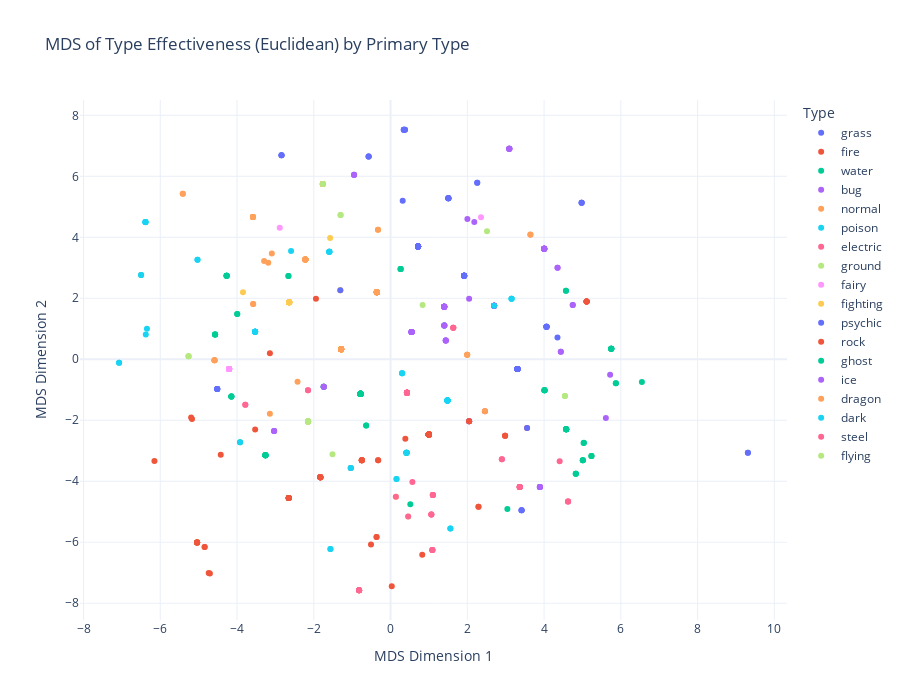

Here is the notebook cell this chart was saved with:
### Code cell
# Create interactive scatter plot for type effectiveness MDS (Euclidean) colored by type1
if 'type1' in pokemon_clean.columns and len(type_cols) > 0:
    fig = px.scatter(
        pokemon_clean, 
        x='mds_type_euclidean_x', 
        y='mds_type_euclidean_y',
        color='type1',
        hover_name='name' if 'name' in pokemon_clean.columns else None,
        title='MDS of Type Effectiveness (Euclidean) by Primary Type',
        labels={'mds_type_euclidean_x': 'MDS Dimension 1', 'mds_type_euclidean_y': 'MDS Dimension 2'},
        template='plotly_white'
    )
    fig.update_layout(
        legend_title_text='Type',
        height=700,
        width=900
    )
    fig.show()

### Figure 1 — Plotly figure (JSON) as saved in the notebook; plotly's stock layout.template omitted (floating-point values rounded to 4 significant figures)
{"data": [{"hovertemplate": "<b>%{hovertext}</b><br><br>type1=grass<br>MDS Dimension 1=%{x}<br>MDS Dimension 2=%{y}<extra></extra>", "hovertext": ["Bulbasaur", "Ivysaur", "Venusaur", "Oddish", "Gloom", "Vileplume", "Bellsprout", "Weepinbell", "Victreebel", "Exeggcute", "Exeggutor", "Tangela", "Chikorita", "Bayleef", "Meganium", "Bellossom", "Hoppip", "Skiploom", "Jumpluff", "Sunkern", "Sunflora", "Treecko", "Grovyle", "Sceptile", "Seedot", "Nuzleaf", "Shiftry", "Shroomish", "Breloom", "Roselia", "Cacnea", "Cacturne", "Tropius", "Turtwig", "Grotle", "Torterra", "Budew", "Roserade", "Cherubi", "Cherrim", "Carnivine", "Snover", "Abomasnow", "Tangrowth", "Leafeon", "Shaymin", "Snivy", "Servine", "Serperior", "Pansage", "Simisage", "Cottonee", "Whimsicott", "Petilil", "Lilligant", "Maractus", "Foongus", "Amoonguss", "Ferroseed", "Ferrothorn", "Virizion", "Chespin", "Quilladin", "Chesnaught", "Skiddo", "Gogoat", "Rowlet", "Dartrix", "Decidueye", "Fomantis", "Lurantis", "Morelull", "Shiinotic", "Bounsweet", "Steenee", "Tsareena", "Tapu Bulu", "Kartana"], "legendgroup": "grass", "marker": {"color": "#636efa", "symbol": "circle"}, "mode": "markers", "name": "grass", "orientation": "v", "showlegend": true, "type": "scatter", "x": [1.917, 1.917, 1.917, 1.917, 1.917, 1.917, 1.917, 1.917, 1.917, 4.979, 4.979, 0.7167, 0.7167, 0.7167, 0.7167, 0.7167, 1.506, 1.506, 1.506, 0.7167, 0.7167, 0.7167, 0.7167, 0.7167, 0.7167, -2.842, -2.842, 0.7167, -0.5712, 1.917, 0.7167, -2.842, 1.506, 0.7167, 0.7167, 0.3162, 1.917, 1.917, 0.7167, 0.7167, 0.7167, 2.258, 2.259, 0.7167, 0.7167, 0.7167, 0.7167, 0.7167, 0.7167, 0.7167, 0.7167, 0.344, 0.345, 0.7167, 0.7167, 0.7167, 1.917, 1.917, 3.414, 3.414, -0.5712, 0.7167, 0.7167, -0.5712, 0.7167, 0.7167, 1.506, 1.506, 5.751, 0.7167, 0.7167, 0.376, 0.3451, 0.7167, 0.7167, 0.7167, 0.3749, 3.414], "xaxis": "x", "y": [2.741, 2.741, 2.741, 2.741, 2.741, 2.741, 2.741, 2.741, 2.741, 5.129, 5.129, 3.696, 3.696, 3.696, 3.696, 3.696, 5.277, 5.277, 5.277, 3.696, 3.696, 3.696, 3.696, 3.696, 3.696, 6.686, 6.686, 3.696, 6.65, 2.741, 3.696, 6.687, 5.277, 3.696, 3.696, 5.195, 2.741, 2.741, 3.696, 3.696, 3.696, 5.787, 5.787, 3.696, 3.696, 3.696, 3.696, 3.696, 3.696, 3.696, 3.696, 7.527, 7.526, 3.696, 3.696, 3.696, 2.741, 2.741, -4.947, -4.947, 6.65, 3.696, 3.696, 6.65, 3.696, 3.696, 5.277, 5.277, 0.3483, 3.696, 3.696, 7.524, 7.526, 3.696, 3.696, 3.696, 7.524, -4.947], "yaxis": "y"}, {"hovertemplate": "<b>%{hovertext}</b><br><br>type1=fire<br>MDS Dimension 1=%{x}<br>MDS Dimension 2=%{y}<extra></extra>", "hovertext": ["Charmander", "Charmeleon", "Charizard", "Vulpix", "Ninetales", "Growlithe", "Arcanine", "Ponyta", "Rapidash", "Magmar", "Flareon", "Moltres", "Cyndaquil", "Quilava", "Typhlosion", "Slugma", "Magcargo", "Magby", "Entei", "Ho-Oh", "Torchic", "Combusken", "Blaziken", "Numel", "Camerupt", "Torkoal", "Chimchar", "Monferno", "Infernape", "Magmortar", "Heatran", "Tepig", "Pignite", "Emboar", "Pansear", "Simisear", "Darumaka", "Darmanitan", "Heatmor", "Fennekin", "Braixen", "Delphox", "Fletchinder", "Talonflame", "Litleo", "Pyroar", "Volcanion", "Litten", "Torracat", "Incineroar", "Oricorio", "Turtonator"], "legendgroup": "fire", "marker": {"color": "#EF553B", "symbol": "circle"}, "mode": "markers", "name": "fire", "orientation": "v", "showlegend": true, "type": "scatter", "x": [0.9936, 0.9936, 5.108, 0.9936, 0.9936, 0.9936, 0.9936, 0.9936, 0.9936, 0.9936, 0.9936, 5.108, 0.9936, 0.9936, 0.9936, 0.9936, 0.03128, 0.9936, 0.9936, 5.108, 0.9936, -0.7496, -0.7495, -0.3656, -0.3656, 0.9936, 0.9936, -0.7495, -0.7495, 0.9936, 0.8256, 0.9936, -0.7495, -0.7495, 0.9936, 0.9936, 0.9936, 0.9936, 0.9936, 0.9936, 0.9936, 3.557, 5.108, 5.108, -0.3237, -0.3237, 0.385, 0.9936, 0.9936, -1.037, 5.108, 2.458], "xaxis": "x", "y": [-2.465, -2.465, 1.892, -2.465, -2.465, -2.465, -2.465, -2.465, -2.465, -2.465, -2.465, 1.892, -2.465, -2.465, -2.465, -2.465, -7.441, -2.465, -2.465, 1.892, -2.465, -3.308, -3.308, -5.831, -5.831, -2.465, -2.465, -3.308, -3.308, -2.465, -6.411, -2.465, -3.308, -3.308, -2.465, -2.465, -2.465, -2.465, -2.465, -2.465, -2.465, -2.255, 1.892, 1.892, -3.307, -3.307, -2.606, -2.465, -2.465, -3.563, 1.892, -1.707], "yaxis": "y"}, {"hovertemplate": "<b>%{hovertext}</b><br><br>type1=water<br>MDS Dimension 1=%{x}<br>MDS Dimension 2=%{y}<extra></extra>", "hovertext": ["Squirtle", "Wartortle", "Blastoise", "Psyduck", "Golduck", "Poliwag", "Poliwhirl", "Poliwrath", "Tentacool", "Tentacruel", "Slowpoke", "Slowbro", "Seel", "Dewgong", "Shellder", "Cloyster", "Krabby", "Kingler", "Horsea", "Seadra", "Goldeen", "Seaking", "Staryu", "Starmie", "Magikarp", "Gyarados", "Lapras", "Vaporeon", "Totodile", "Croconaw", "Feraligatr", "Chinchou", "Lanturn", "Marill", "Azumarill", "Politoed", "Wooper", "Quagsire", "Slowking", "Qwilfish", "Corsola", "Remoraid", "Octillery", "Mantine", "Kingdra", "Suicune", "Mudkip", "Marshtomp", "Swampert", "Lotad", "Lombre", "Ludicolo", "Wingull", "Pelipper", "Carvanha", "Sharpedo", "Wailmer", "Wailord", "Barboach", "Whiscash", "Corphish", "Crawdaunt", "Feebas", "Milotic", "Clamperl", "Huntail", "Gorebyss", "Relicanth", "Luvdisc", "Kyogre", "Piplup", "Prinplup", "Empoleon", "Buizel", "Floatzel", "Shellos", "Gastrodon", "Finneon", "Lumineon", "Mantyke", "Palkia", "Phione", "Manaphy", "Oshawott", "Dewott", "Samurott", "Panpour", "Simipour", "Tympole", "Palpitoad", "Seismitoad", "Basculin", "Tirtouga", "Carracosta", "Ducklett", "Swanna", "Frillish", "Jellicent", "Alomomola", "Keldeo", "Froakie", "Frogadier", "Greninja", "Clauncher", "Clawitzer", "Popplio", "Brionne", "Primarina", "Wishiwashi", "Dewpider", "Araquanid", "Pyukumuku", "Bruxish", "Tapu Fini"], "legendgroup": "water", "marker": {"color": "#00cc96", "symbol": "circle"}, "mode": "markers", "name": "water", "orientation": "v", "showlegend": true, "type": "scatter", "x": [-0.7825, -0.7825, -0.7825, -0.7825, -0.7825, -0.7825, -0.7825, -3.995, 0.416, 0.416, 4.012, 4.012, -0.7825, -1.742, -0.7825, -1.742, -0.7825, -0.7825, -0.7825, -0.7825, -0.7825, -0.7825, -0.7825, 4.012, -0.7825, -4.272, -1.742, -0.7825, -0.7825, -0.7825, -0.7825, -0.6358, -0.6358, -4.149, -4.149, -0.7825, -3.261, -3.261, 4.012, 0.416, -2.653, -0.7825, -0.7825, -4.272, -2.662, -0.7825, -0.7825, -3.261, -3.261, 0.2618, 0.2618, 0.2618, -4.272, -4.272, -4.573, -4.573, -0.7825, -0.7825, -3.261, -3.261, -0.7825, -4.573, -0.7825, -0.7825, -0.7825, -0.7825, -0.7825, -2.653, -0.7825, -0.7825, -0.7825, -0.7825, 0.5144, -0.7825, -0.7825, -0.7825, -3.261, -0.7825, -0.7825, 4.57, -2.662, -0.7825, -0.7825, -0.7825, -0.7825, -0.7825, -0.7825, -0.7825, -0.7825, -3.261, -3.261, -0.7825, -2.653, -2.653, 4.57, -4.272, 5.039, 5.028, -0.7825, -3.995, -0.7825, -0.7825, -4.573, -0.7825, -0.7825, -0.7825, -0.7825, -4.149, -0.7825, 1.4, 1.4, -0.7825, 4.012, -4.149], "xaxis": "x", "y": [-1.132, -1.132, -1.132, -1.132, -1.132, -1.132, -1.132, 1.489, -3.066, -3.066, -1.014, -1.014, -1.132, -0.8972, -1.132, -0.8972, -1.132, -1.132, -1.132, -1.132, -1.132, -1.132, -1.132, -1.014, -1.132, 2.741, -0.8972, -1.132, -1.132, -1.132, -1.132, -2.171, -2.171, -1.22, -1.22, -1.132, -3.147, -3.147, -1.014, -3.066, -4.548, -1.132, -1.132, 2.741, 2.732, -1.132, -1.132, -3.147, -3.147, 2.96, 2.96, 2.96, 2.741, 2.741, 0.8163, 0.8163, -1.132, -1.132, -3.147, -3.147, -1.132, 0.8163, -1.132, -1.132, -1.132, -1.132, -1.132, -4.548, -1.132, -1.132, -1.132, -1.132, -4.755, -1.132, -1.132, -1.132, -3.147, -1.132, -1.132, 2.246, 2.732, -1.132, -1.132, -1.132, -1.132, -1.132, -1.132, -1.132, -1.132, -3.147, -3.147, -1.132, -4.548, -4.548, 2.246, 2.741, -2.733, -2.748, -1.132, 1.489, -1.132, -1.132, 0.8163, -1.132, -1.132, -1.132, -1.132, -1.22, -1.132, 1.106, 1.106, -1.132, -1.014, -1.22], "yaxis": "y"}, {"hovertemplate": "<b>%{hovertext}</b><br><br>type1=bug<br>MDS Dimension 1=%{x}<br>MDS Dimension 2=%{y}<extra></extra>", "hovertext": ["Caterpie", "Metapod", "Butterfree", "Weedle", "Kakuna", "Beedrill", "Paras", "Parasect", "Venonat", "Venomoth", "Scyther", "Pinsir", "Ledyba", "Ledian", "Spinarak", "Ariados", "Yanma", "Pineco", "Forretress", "Scizor", "Shuckle", "Heracross", "Wurmple", "Silcoon", "Beautifly", "Cascoon", "Dustox", "Surskit", "Masquerain", "Nincada", "Ninjask", "Shedinja", "Volbeat", "Illumise", "Kricketot", "Kricketune", "Burmy", "Wormadam", "Mothim", "Combee", "Vespiquen", "Yanmega", "Sewaddle", "Swadloon", "Leavanny", "Venipede", "Whirlipede", "Scolipede", "Dwebble", "Crustle", "Karrablast", "Escavalier", "Joltik", "Galvantula", "Shelmet", "Accelgor", "Durant", "Larvesta", "Volcarona", "Genesect", "Scatterbug", "Spewpa", "Vivillon", "Grubbin", "Charjabug", "Vikavolt", "Cutiefly", "Ribombee", "Wimpod", "Golisopod", "Buzzwole", "Pheromosa"], "legendgroup": "bug", "marker": {"color": "#ab63fa", "symbol": "circle"}, "mode": "markers", "name": "bug", "orientation": "v", "showlegend": true, "type": "scatter", "x": [1.397, 1.397, 4.003, 2.698, 2.698, 2.698, 3.093, 3.093, 2.698, 2.698, 4.003, 1.397, 4.003, 4.003, 2.698, 2.698, 4.003, 1.397, 3.891, 3.891, 2.047, -0.9511, 1.397, 1.397, 4.003, 1.397, 2.698, 1.4, 4.003, 2.046, 4.003, 5.721, 1.397, 1.397, 1.397, 1.397, 1.397, 3.093, 4.003, 4.003, 4.003, 4.003, 3.093, 3.093, 3.093, 2.698, 2.698, 2.698, 2.047, 2.047, 1.397, 3.891, 1.438, 1.438, 1.397, 1.397, 3.891, 4.747, 4.747, 3.891, 1.397, 1.397, 4.003, 1.397, 1.438, 1.438, 2.002, 2.181, 1.4, 1.4, -0.9511, -0.9511], "xaxis": "x", "y": [1.719, 1.719, 3.628, 1.758, 1.758, 1.758, 6.9, 6.9, 1.758, 1.758, 3.628, 1.719, 3.628, 3.628, 1.758, 1.758, 3.628, 1.719, -4.19, -4.19, -2.035, 6.047, 1.719, 1.719, 3.628, 1.719, 1.758, 1.106, 3.628, 1.986, 3.628, -0.507, 1.719, 1.719, 1.719, 1.719, 1.719, 6.9, 3.628, 3.628, 3.628, 3.628, 6.9, 6.9, 6.9, 1.758, 1.758, 1.758, -2.035, -2.035, 1.719, -4.19, 0.614, 0.614, 1.719, 1.719, -4.19, 1.781, 1.781, -4.19, 1.719, 1.719, 3.628, 1.719, 0.614, 0.614, 4.596, 4.504, 1.106, 1.106, 6.047, 6.047], "yaxis": "y"}, {"hovertemplate": "<b>%{hovertext}</b><br><br>type1=normal<br>MDS Dimension 1=%{x}<br>MDS Dimension 2=%{y}<extra></extra>", "hovertext": ["Pidgey", "Pidgeotto", "Pidgeot", "Rattata", "Raticate", "Spearow", "Fearow", "Jigglypuff", "Wigglytuff", "Meowth", "Persian", "Farfetch'd", "Doduo", "Dodrio", "Lickitung", "Chansey", "Kangaskhan", "Tauros", "Ditto", "Eevee", "Porygon", "Snorlax", "Sentret", "Furret", "Hoothoot", "Noctowl", "Igglybuff", "Aipom", "Girafarig", "Dunsparce", "Teddiursa", "Ursaring", "Porygon2", "Stantler", "Smeargle", "Miltank", "Blissey", "Zigzagoon", "Linoone", "Taillow", "Swellow", "Slakoth", "Vigoroth", "Slaking", "Whismur", "Loudred", "Exploud", "Azurill", "Skitty", "Delcatty", "Spinda", "Swablu", "Zangoose", "Castform", "Kecleon", "Starly", "Staravia", "Staraptor", "Bidoof", "Bibarel", "Ambipom", "Buneary", "Lopunny", "Glameow", "Purugly", "Happiny", "Chatot", "Munchlax", "Lickilicky", "Porygon-Z", "Regigigas", "Arceus", "Patrat", "Watchog", "Lillipup", "Herdier", "Stoutland", "Pidove", "Tranquill", "Unfezant", "Audino", "Minccino", "Cinccino", "Deerling", "Sawsbuck", "Bouffalant", "Rufflet", "Braviary", "Meloetta", "Bunnelby", "Diggersby", "Fletchling", "Furfrou", "Pikipek", "Trumbeak", "Toucannon", "Yungoos", "Gumshoos", "Stufful", "Bewear", "Oranguru", "Type: Null", "Silvally", "Komala", "Drampa"], "legendgroup": "normal", "marker": {"color": "#FFA15A", "symbol": "circle"}, "mode": "markers", "name": "normal", "orientation": "v", "showlegend": true, "type": "scatter", "x": [-0.3587, -0.3587, -0.3587, -1.289, -1.289, -0.3587, -0.3587, -4.588, -4.588, -1.289, -1.289, -0.3587, -0.3587, -0.3587, -1.289, -1.289, -1.289, -1.289, -1.289, -1.289, -1.289, -1.289, -1.289, -1.289, -0.3587, -0.3587, -4.588, -1.289, 1.997, -1.289, -1.289, -1.289, -1.289, -1.289, -1.289, -1.289, -1.289, -1.289, -1.289, -0.3587, -0.3587, -1.289, -1.289, -1.289, -1.289, -1.289, -1.289, -4.588, -1.289, -1.289, -1.289, -0.3587, -1.289, -1.289, -1.289, -0.3587, -0.3587, -0.3587, -1.289, -2.424, -1.289, -1.289, -1.289, -1.289, -1.289, -1.289, -0.3587, -1.289, -1.289, -1.289, -1.289, -1.289, -1.289, -1.289, -1.289, -1.289, -1.289, -0.3587, -0.3587, -0.3587, -1.289, -1.289, -1.289, -0.3281, -0.3281, -1.289, -0.3587, -0.3587, 1.997, -1.289, -3.145, -0.3587, -1.289, -0.3587, -0.3587, -0.3587, -1.289, -1.289, -3.581, -3.581, 1.997, -1.289, -1.289, -1.289, -3.295], "xaxis": "x", "y": [2.2, 2.2, 2.2, 0.3266, 0.3266, 2.2, 2.2, -0.03021, -0.03021, 0.3266, 0.3266, 2.2, 2.2, 2.2, 0.3266, 0.3266, 0.3266, 0.3266, 0.3266, 0.3266, 0.3266, 0.3266, 0.3266, 0.3266, 2.2, 2.2, -0.03021, 0.3266, 0.1501, 0.3266, 0.3266, 0.3266, 0.3266, 0.3266, 0.3266, 0.3266, 0.3266, 0.3266, 0.3266, 2.2, 2.2, 0.3266, 0.3266, 0.3266, 0.3266, 0.3266, 0.3266, -0.03022, 0.3266, 0.3266, 0.3266, 2.2, 0.3266, 0.3266, 0.3266, 2.2, 2.2, 2.2, 0.3266, -0.7395, 0.3266, 0.3266, 0.3266, 0.3266, 0.3266, 0.3266, 2.2, 0.3266, 0.3266, 0.3266, 0.3266, 0.3266, 0.3266, 0.3266, 0.3266, 0.3266, 0.3266, 2.2, 2.2, 2.2, 0.3266, 0.3266, 0.3266, 4.251, 4.251, 0.3266, 2.2, 2.2, 0.1501, 0.3266, -1.786, 2.2, 0.3266, 2.2, 2.2, 2.2, 0.3266, 0.3266, 1.814, 1.814, 0.1501, 0.3266, 0.3266, 0.3266, 3.227], "yaxis": "y"}, {"hovertemplate": "<b>%{hovertext}</b><br><br>type1=poison<br>MDS Dimension 1=%{x}<br>MDS Dimension 2=%{y}<extra></extra>", "hovertext": ["Ekans", "Arbok", "Nidoran♀", "Nidorina", "Nidoqueen", "Nidoran♂", "Nidorino", "Nidoking", "Zubat", "Golbat", "Grimer", "Muk", "Koffing", "Weezing", "Crobat", "Gulpin", "Swalot", "Seviper", "Stunky", "Skuntank", "Skorupi", "Drapion", "Croagunk", "Toxicroak", "Trubbish", "Garbodor", "Skrelp", "Dragalge", "Mareanie", "Toxapex", "Salandit", "Salazzle"], "legendgroup": "poison", "marker": {"color": "#19d3f3", "symbol": "circle"}, "mode": "markers", "name": "poison", "orientation": "v", "showlegend": true, "type": "scatter", "x": [1.483, 1.483, 1.483, 1.483, 0.1545, 1.483, 1.483, 0.1545, 3.153, 3.153, 1.483, 1.483, 1.483, 1.483, 3.153, 1.483, 1.483, 1.483, 0.3014, 0.3014, 2.698, 0.3014, -7.074, -7.074, 1.483, 1.483, 0.416, -2.593, 0.416, 0.416, 1.559, 1.559], "xaxis": "x", "y": [-1.355, -1.355, -1.355, -1.355, -3.924, -1.355, -1.355, -3.924, 1.988, 1.988, -1.355, -1.355, -1.355, -1.355, 1.988, -1.355, -1.355, -1.355, -0.4544, -0.4544, 1.758, -0.4544, -0.1116, -0.1114, -1.355, -1.355, -3.066, 3.552, -3.066, -3.066, -5.548, -5.548], "yaxis": "y"}, {"hovertemplate": "<b>%{hovertext}</b><br><br>type1=electric<br>MDS Dimension 1=%{x}<br>MDS Dimension 2=%{y}<extra></extra>", "hovertext": ["Pikachu", "Raichu", "Magnemite", "Magneton", "Voltorb", "Electrode", "Electabuzz", "Jolteon", "Zapdos", "Pichu", "Mareep", "Flaaffy", "Ampharos", "Elekid", "Raikou", "Electrike", "Manectric", "Plusle", "Minun", "Shinx", "Luxio", "Luxray", "Pachirisu", "Magnezone", "Electivire", "Rotom", "Blitzle", "Zebstrika", "Emolga", "Tynamo", "Eelektrik", "Eelektross", "Thundurus", "Helioptile", "Heliolisk", "Dedenne", "Togedemaru", "Tapu Koko", "Xurkitree"], "legendgroup": "electric", "marker": {"color": "#FF6692", "symbol": "circle"}, "mode": "markers", "name": "electric", "orientation": "v", "showlegend": true, "type": "scatter", "x": [0.4275, 0.4275, 1.089, 1.089, 0.4275, 0.4275, 0.4275, 0.4275, 1.634, 0.4275, 0.4275, 0.4275, 0.4275, 0.4275, 0.4275, 0.4275, 0.4275, 0.4275, 0.4275, 0.4275, 0.4275, 0.4275, 0.4275, 1.089, 0.4275, 4.406, 0.4275, 0.4275, 1.634, 0.4275, 0.4275, 0.4275, 1.634, -2.151, -2.151, -3.785, 1.089, -3.785, 0.4275], "xaxis": "x", "y": [-1.094, -1.094, -6.254, -6.254, -1.094, -1.094, -1.094, -1.094, 1.033, -1.094, -1.094, -1.094, -1.094, -1.094, -1.094, -1.094, -1.094, -1.094, -1.094, -1.094, -1.094, -1.094, -1.094, -6.254, -1.094, -3.344, -1.094, -1.094, 1.033, -1.094, -1.094, -1.094, 1.033, -1.016, -1.016, -1.493, -6.254, -1.493, -1.094], "yaxis": "y"}, {"hovertemplate": "<b>%{hovertext}</b><br><br>type1=ground<br>MDS Dimension 1=%{x}<br>MDS Dimension 2=%{y}<extra></extra>", "hovertext": ["Sandshrew", "Sandslash", "Diglett", "Dugtrio", "Cubone", "Marowak", "Rhyhorn", "Rhydon", "Gligar", "Phanpy", "Donphan", "Trapinch", "Vibrava", "Flygon", "Baltoy", "Claydol", "Groudon", "Hippopotas", "Hippowdon", "Rhyperior", "Gliscor", "Drilbur", "Excadrill", "Sandile", "Krokorok", "Krookodile", "Stunfisk", "Golett", "Golurk", "Landorus", "Mudbray", "Mudsdale"], "legendgroup": "ground", "marker": {"color": "#B6E880", "symbol": "circle"}, "mode": "markers", "name": "ground", "orientation": "v", "showlegend": true, "type": "scatter", "x": [-2.15, -2.15, -2.15, -2.15, -2.15, -2.15, -5.041, -5.041, -1.303, -2.15, -2.15, -2.15, -3.587, -3.587, 4.544, 4.544, -2.15, -2.15, -2.15, -5.041, 2.513, -2.15, 0.4584, -5.264, -5.264, -5.264, -1.514, 5.235, 5.235, -1.303, -2.15, -2.15], "xaxis": "x", "y": [-2.044, -2.044, -2.044, -2.044, -2.044, -2.044, -6.004, -6.005, 4.731, -2.044, -2.044, -2.044, 4.667, 4.667, -1.207, -1.207, -2.044, -2.044, -2.044, -6.004, 4.2, -2.044, -5.153, 0.1003, 0.1022, 0.1002, -3.112, -3.168, -3.168, 4.731, -2.044, -2.044], "yaxis": "y"}, {"hovertemplate": "<b>%{hovertext}</b><br><br>type1=fairy<br>MDS Dimension 1=%{x}<br>MDS Dimension 2=%{y}<extra></extra>", "hovertext": ["Clefairy", "Clefable", "Cleffa", "Togepi", "Togetic", "Snubbull", "Granbull", "Togekiss", "Flabébé", "Floette", "Florges", "Spritzee", "Aromatisse", "Swirlix", "Slurpuff", "Sylveon", "Xerneas", "Comfey"], "legendgroup": "fairy", "marker": {"color": "#FF97FF", "symbol": "circle"}, "mode": "markers", "name": "fairy", "orientation": "v", "showlegend": true, "type": "scatter", "x": [-4.207, -4.207, -4.207, -4.207, 2.356, -4.207, -4.207, -2.887, -4.207, -4.207, -4.207, -4.207, -4.207, -4.207, -4.207, -4.207, -4.207, -4.207], "xaxis": "x", "y": [-0.3226, -0.3223, -0.3223, -0.3226, 4.653, -0.3223, -0.3226, 4.314, -0.3223, -0.3223, -0.3223, -0.3226, -0.3223, -0.3226, -0.3226, -0.3226, -0.3223, -0.3226], "yaxis": "y"}, {"hovertemplate": "<b>%{hovertext}</b><br><br>type1=fighting<br>MDS Dimension 1=%{x}<br>MDS Dimension 2=%{y}<extra></extra>", "hovertext": ["Mankey", "Primeape", "Machop", "Machoke", "Machamp", "Hitmonlee", "Hitmonchan", "Tyrogue", "Hitmontop", "Makuhita", "Hariyama", "Meditite", "Medicham", "Riolu", "Lucario", "Timburr", "Gurdurr", "Conkeldurr", "Throh", "Sawk", "Mienfoo", "Mienshao", "Pancham", "Pangoro", "Hawlucha", "Crabrawler", "Crabominable", "Passimian"], "legendgroup": "fighting", "marker": {"color": "#FECB52", "symbol": "circle"}, "mode": "markers", "name": "fighting", "orientation": "v", "showlegend": true, "type": "scatter", "x": [-2.642, -2.642, -2.642, -2.642, -2.642, -2.642, -2.642, -2.642, -2.642, -2.642, -2.642, -1.31, -1.31, -2.642, 0.1379, -2.642, -2.642, -2.642, -2.642, -2.642, -2.642, -2.642, -2.642, -6.501, -1.575, -2.642, -3.846, -2.642], "xaxis": "x", "y": [1.871, 1.871, 1.871, 1.871, 1.871, 1.871, 1.871, 1.871, 1.871, 1.871, 1.871, 2.267, 2.267, 1.871, -4.507, 1.871, 1.871, 1.871, 1.871, 1.871, 1.871, 1.871, 1.871, 2.766, 3.981, 1.871, 2.201, 1.871], "yaxis": "y"}, {"hovertemplate": "<b>%{hovertext}</b><br><br>type1=psychic<br>MDS Dimension 1=%{x}<br>MDS Dimension 2=%{y}<extra></extra>", "hovertext": ["Abra", "Kadabra", "Alakazam", "Drowzee", "Hypno", "Mr. Mime", "Mewtwo", "Mew", "Natu", "Xatu", "Espeon", "Unown", "Wobbuffet", "Lugia", "Celebi", "Ralts", "Kirlia", "Gardevoir", "Spoink", "Grumpig", "Chimecho", "Wynaut", "Deoxys", "Chingling", "Mime Jr.", "Gallade", "Uxie", "Mesprit", "Azelf", "Cresselia", "Victini", "Munna", "Musharna", "Woobat", "Swoobat", "Sigilyph", "Gothita", "Gothorita", "Gothitelle", "Solosis", "Duosion", "Reuniclus", "Elgyem", "Beheeyem", "Espurr", "Meowstic", "Hoopa", "Tapu Lele", "Cosmog", "Cosmoem", "Solgaleo", "Lunala", "Necrozma"], "legendgroup": "psychic", "marker": {"color": "#636efa", "symbol": "circle"}, "mode": "markers", "name": "psychic", "orientation": "v", "showlegend": true, "type": "scatter", "x": [3.302, 3.302, 3.302, 3.302, 3.302, -4.517, 3.302, 3.302, 4.063, 4.063, 3.302, 3.302, 3.302, 4.063, 4.979, -4.517, 4.349, -4.517, 3.302, 3.302, 3.302, 3.302, 3.302, 3.302, -4.517, -1.31, 3.302, 3.302, 3.302, 3.302, 3.557, 3.302, 3.302, 4.063, 4.063, 4.063, 3.302, 3.302, 3.302, 3.302, 3.302, 3.302, 3.302, 3.302, 3.302, 3.302, 9.311, -4.517, 3.302, 3.302, 3.366, 9.31, 3.302], "xaxis": "x", "y": [-0.3194, -0.3194, -0.3194, -0.3194, -0.3194, -0.9723, -0.3194, -0.3194, 1.063, 1.063, -0.3194, -0.3194, -0.3194, 1.063, 5.129, -0.9723, 0.7136, -0.9723, -0.3194, -0.3194, -0.3194, -0.3194, -0.3194, -0.3194, -0.9723, 2.267, -0.3194, -0.3194, -0.3194, -0.3194, -2.255, -0.3194, -0.3194, 1.063, 1.063, 1.063, -0.3194, -0.3194, -0.3194, -0.3194, -0.3194, -0.3194, -0.3194, -0.3194, -0.3194, -0.3194, -3.066, -0.9723, -0.3194, -0.3194, -4.188, -3.068, -0.3194], "yaxis": "y"}, {"hovertemplate": "<b>%{hovertext}</b><br><br>type1=rock<br>MDS Dimension 1=%{x}<br>MDS Dimension 2=%{y}<extra></extra>", "hovertext": ["Geodude", "Graveler", "Golem", "Onix", "Omanyte", "Omastar", "Kabuto", "Kabutops", "Aerodactyl", "Sudowoodo", "Larvitar", "Pupitar", "Tyranitar", "Nosepass", "Lunatone", "Solrock", "Lileep", "Cradily", "Anorith", "Armaldo", "Regirock", "Cranidos", "Rampardos", "Shieldon", "Bastiodon", "Bonsly", "Probopass", "Roggenrola", "Boldore", "Gigalith", "Archen", "Archeops", "Terrakion", "Binacle", "Barbaracle", "Tyrunt", "Tyrantrum", "Amaura", "Aurorus", "Carbink", "Diancie", "Rockruff", "Lycanroc", "Minior", "Nihilego"], "legendgroup": "rock", "marker": {"color": "#EF553B", "symbol": "circle"}, "mode": "markers", "name": "rock", "orientation": "v", "showlegend": true, "type": "scatter", "x": [-5.041, -5.041, -5.041, -5.041, -2.653, -2.653, -2.653, -2.653, 2.984, -1.83, -5.041, -5.041, -6.153, -1.83, 2.291, 2.291, -1.944, -3.145, 2.047, 2.047, -1.83, -1.83, -1.83, -0.8201, -0.8201, -1.83, -0.8201, -1.83, -1.83, -1.83, 2.984, 2.984, -4.425, -2.653, -2.653, -5.173, -5.198, -4.709, -4.739, -4.845, -4.845, -1.83, -1.83, -3.529, -0.5102], "xaxis": "x", "y": [-6.004, -6.004, -6.005, -6.004, -4.548, -4.548, -4.548, -4.548, -2.507, -3.87, -6.004, -6.005, -3.337, -3.87, -4.836, -4.836, 1.987, 0.1983, -2.035, -2.035, -3.87, -3.87, -3.87, -7.574, -7.574, -3.87, -7.574, -3.87, -3.87, -3.87, -2.507, -2.507, -3.133, -4.548, -4.548, -1.959, -1.909, -7.024, -7.005, -6.156, -6.156, -3.87, -3.87, -2.307, -6.075], "yaxis": "y"}, {"hovertemplate": "<b>%{hovertext}</b><br><br>type1=ghost<br>MDS Dimension 1=%{x}<br>MDS Dimension 2=%{y}<extra></extra>", "hovertext": ["Gastly", "Haunter", "Gengar", "Misdreavus", "Shuppet", "Banette", "Duskull", "Dusclops", "Drifloon", "Drifblim", "Mismagius", "Spiritomb", "Dusknoir", "Giratina", "Yamask", "Cofagrigus", "Litwick", "Lampent", "Chandelure", "Phantump", "Trevenant", "Pumpkaboo", "Gourgeist", "Sandygast", "Palossand", "Mimikyu", "Dhelmise"], "legendgroup": "ghost", "marker": {"color": "#00cc96", "symbol": "circle"}, "mode": "markers", "name": "ghost", "orientation": "v", "showlegend": true, "type": "scatter", "x": [5.009, 5.009, 5.009, 4.576, 4.576, 4.576, 4.576, 4.576, 5.87, 5.87, 4.576, -3.922, 4.576, 6.549, 4.576, 4.576, 4.827, 4.827, 4.827, 5.751, 5.751, 5.751, 5.751, 5.235, 5.235, 3.043, 5.751], "xaxis": "x", "y": [-3.311, -3.311, -3.311, -2.297, -2.297, -2.297, -2.297, -2.297, -0.7875, -0.7875, -2.297, -2.722, -2.297, -0.7472, -2.297, -2.297, -3.755, -3.755, -3.755, 0.3483, 0.3483, 0.3483, 0.3483, -3.168, -3.168, -4.909, 0.3483], "yaxis": "y"}, {"hovertemplate": "<b>%{hovertext}</b><br><br>type1=ice<br>MDS Dimension 1=%{x}<br>MDS Dimension 2=%{y}<extra></extra>", "hovertext": ["Jynx", "Articuno", "Swinub", "Piloswine", "Delibird", "Smoochum", "Snorunt", "Glalie", "Spheal", "Sealeo", "Walrein", "Regice", "Glaceon", "Mamoswine", "Froslass", "Vanillite", "Vanillish", "Vanilluxe", "Cubchoo", "Beartic", "Cryogonal", "Bergmite", "Avalugg"], "legendgroup": "ice", "marker": {"color": "#ab63fa", "symbol": "circle"}, "mode": "markers", "name": "ice", "orientation": "v", "showlegend": true, "type": "scatter", "x": [4.436, 4.351, -3.034, -3.034, 4.351, 4.436, 0.5485, 0.5485, -1.742, -1.742, -1.742, 0.5485, 0.5485, -3.034, 5.61, 0.5485, 0.5485, 0.5485, 0.5485, 0.5485, 0.5485, 0.5485, 0.5485], "xaxis": "x", "y": [0.2468, 3.005, -2.353, -2.352, 3.005, 0.2468, 0.8926, 0.8926, -0.8972, -0.8972, -0.8972, 0.8926, 0.8926, -2.353, -1.927, 0.8926, 0.8926, 0.8926, 0.8926, 0.8926, 0.8926, 0.8926, 0.8926], "yaxis": "y"}, {"hovertemplate": "<b>%{hovertext}</b><br><br>type1=dragon<br>MDS Dimension 1=%{x}<br>MDS Dimension 2=%{y}<extra></extra>", "hovertext": ["Dratini", "Dragonair", "Dragonite", "Altaria", "Bagon", "Shelgon", "Salamence", "Latias", "Latios", "Rayquaza", "Gible", "Gabite", "Garchomp", "Axew", "Fraxure", "Haxorus", "Druddigon", "Reshiram", "Zekrom", "Kyurem", "Goomy", "Sliggoo", "Goodra", "Zygarde", "Jangmo-o", "Hakamo-o", "Kommo-o"], "legendgroup": "dragon", "marker": {"color": "#FFA15A", "symbol": "circle"}, "mode": "markers", "name": "dragon", "orientation": "v", "showlegend": true, "type": "scatter", "x": [-2.22, -2.22, -1.766, -1.766, -2.22, -2.22, -1.765, 3.64, 3.648, -1.766, -3.587, -3.587, -3.587, -2.22, -2.22, -2.22, -2.22, 2.458, -3.187, -3.095, -2.22, -2.22, -2.22, -3.587, -2.22, -5.414, -5.414], "xaxis": "x", "y": [3.273, 3.273, 5.744, 5.744, 3.273, 3.273, 5.744, 4.093, 4.087, 5.744, 4.667, 4.667, 4.667, 3.273, 3.273, 3.273, 3.273, -1.707, 3.167, 3.472, 3.273, 3.273, 3.273, 4.667, 3.273, 5.429, 5.429], "yaxis": "y"}, {"hovertemplate": "<b>%{hovertext}</b><br><br>type1=dark<br>MDS Dimension 1=%{x}<br>MDS Dimension 2=%{y}<extra></extra>", "hovertext": ["Umbreon", "Murkrow", "Sneasel", "Houndour", "Houndoom", "Poochyena", "Mightyena", "Sableye", "Absol", "Honchkrow", "Weavile", "Darkrai", "Purrloin", "Liepard", "Scraggy", "Scrafty", "Zorua", "Zoroark", "Pawniard", "Bisharp", "Vullaby", "Mandibuzz", "Deino", "Zweilous", "Hydreigon", "Inkay", "Malamar", "Yveltal", "Guzzlord"], "legendgroup": "dark", "marker": {"color": "#19d3f3", "symbol": "circle"}, "mode": "markers", "name": "dark", "orientation": "v", "showlegend": true, "type": "scatter", "x": [-3.53, -1.596, -6.348, -1.037, -1.037, -3.53, -3.53, -3.922, -3.53, -1.596, -6.378, -3.53, -3.53, -3.53, -6.501, -6.501, -3.53, -3.53, -1.567, -1.566, -1.596, -1.596, -6.388, -6.387, -6.386, -5.032, -5.03, -1.596, -6.387], "xaxis": "x", "y": [0.9034, 3.527, 1.002, -3.563, -3.563, 0.9034, 0.9034, -2.722, 0.9034, 3.527, 0.8125, 0.9034, 0.9034, 0.9034, 2.766, 2.766, 0.9034, 0.9034, -6.218, -6.218, 3.527, 3.527, 4.496, 4.498, 4.499, 3.264, 3.268, 3.527, 4.498], "yaxis": "y"}, {"hovertemplate": "<b>%{hovertext}</b><br><br>type1=steel<br>MDS Dimension 1=%{x}<br>MDS Dimension 2=%{y}<extra></extra>", "hovertext": ["Steelix", "Skarmory", "Mawile", "Aron", "Lairon", "Aggron", "Beldum", "Metang", "Metagross", "Registeel", "Jirachi", "Bronzor", "Bronzong", "Dialga", "Klink", "Klang", "Klinklang", "Cobalion", "Honedge", "Doublade", "Aegislash", "Klefki", "Celesteela", "Magearna"], "legendgroup": "steel", "marker": {"color": "#FF6692", "symbol": "circle"}, "mode": "markers", "name": "steel", "orientation": "v", "showlegend": true, "type": "scatter", "x": [0.4584, 2.9, 1.062, -0.8201, -0.8201, -0.8201, 3.366, 3.366, 3.366, 1.102, 3.366, 3.366, 3.366, 0.5688, 1.102, 1.102, 1.102, 0.1379, 4.625, 4.625, 4.625, 1.062, 2.9, 1.062], "xaxis": "x", "y": [-5.153, -3.275, -5.086, -7.574, -7.574, -7.574, -4.188, -4.188, -4.188, -4.452, -4.188, -4.188, -4.188, -4.022, -4.452, -4.452, -4.452, -4.507, -4.665, -4.665, -4.665, -5.086, -3.275, -5.086], "yaxis": "y"}, {"hovertemplate": "<b>%{hovertext}</b><br><br>type1=flying<br>MDS Dimension 1=%{x}<br>MDS Dimension 2=%{y}<extra></extra>", "hovertext": ["Tornadus", "Noibat", "Noivern"], "legendgroup": "flying", "marker": {"color": "#B6E880", "symbol": "circle"}, "mode": "markers", "name": "flying", "orientation": "v", "showlegend": true, "type": "scatter", "x": [0.8352, -1.765, -1.765], "xaxis": "x", "y": [1.782, 5.744, 5.744], "yaxis": "y"}], "layout": {"height": 700, "legend": {"title": {"text": "Type"}, "tracegroupgap": 0}, "title": {"text": "MDS of Type Effectiveness (Euclidean) by Primary Type"}, "width": 900, "xaxis": {"anchor": "y", "domain": [0, 1], "title": {"text": "MDS Dimension 1"}}, "yaxis": {"anchor": "x", "domain": [0, 1], "title": {"text": "MDS Dimension 2"}}}}
